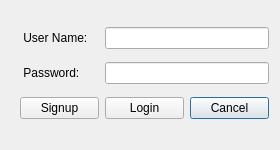
<?xml version="1.0" encoding="UTF-8"?>
<ui version="4.0">
 <class>Login_Dialog</class>
 <widget class="QDialog" name="Login_Dialog">
  <property name="geometry">
   <rect>
    <x>0</x>
    <y>0</y>
    <width>280</width>
    <height>150</height>
   </rect>
  </property>
  <property name="sizePolicy">
   <sizepolicy hsizetype="MinimumExpanding" vsizetype="Minimum">
    <horstretch>0</horstretch>
    <verstretch>0</verstretch>
   </sizepolicy>
  </property>
  <property name="minimumSize">
   <size>
    <width>280</width>
    <height>150</height>
   </size>
  </property>
  <property name="windowTitle">
   <string>Login</string>
  </property>
  <widget class="QWidget" name="gridLayoutWidget">
   <property name="geometry">
    <rect>
     <x>20</x>
     <y>20</y>
     <width>249</width>
     <height>106</height>
    </rect>
   </property>
   <layout class="QGridLayout" name="gridLayout">
    <item row="3" column="0">
     <widget class="QPushButton" name="Signup_PushButton">
      <property name="text">
       <string>Signup</string>
      </property>
      <property name="autoDefault">
       <bool>false</bool>
      </property>
     </widget>
    </item>
    <item row="0" column="0">
     <widget class="QLabel" name="Username_Label">
      <property name="text">
       <string> User Name:</string>
      </property>
     </widget>
    </item>
    <item row="1" column="0">
     <widget class="QLabel" name="Password_Label">
      <property name="text">
       <string> Password:</string>
      </property>
     </widget>
    </item>
    <item row="3" column="2">
     <widget class="QPushButton" name="Cancel_PushButton">
      <property name="text">
       <string>Cancel</string>
      </property>
     </widget>
    </item>
    <item row="3" column="1">
     <widget class="QPushButton" name="Login_PushButton">
      <property name="text">
       <string>Login</string>
      </property>
     </widget>
    </item>
    <item row="1" column="1" colspan="2">
     <widget class="QLineEdit" name="Pwd_LineEdit">
      <property name="clearButtonEnabled">
       <bool>false</bool>
      </property>
     </widget>
    </item>
    <item row="0" column="1" colspan="2">
     <widget class="QLineEdit" name="UserName_LineEdit"/>
    </item>
   </layout>
  </widget>
 </widget>
 <resources/>
 <connections/>
</ui>
